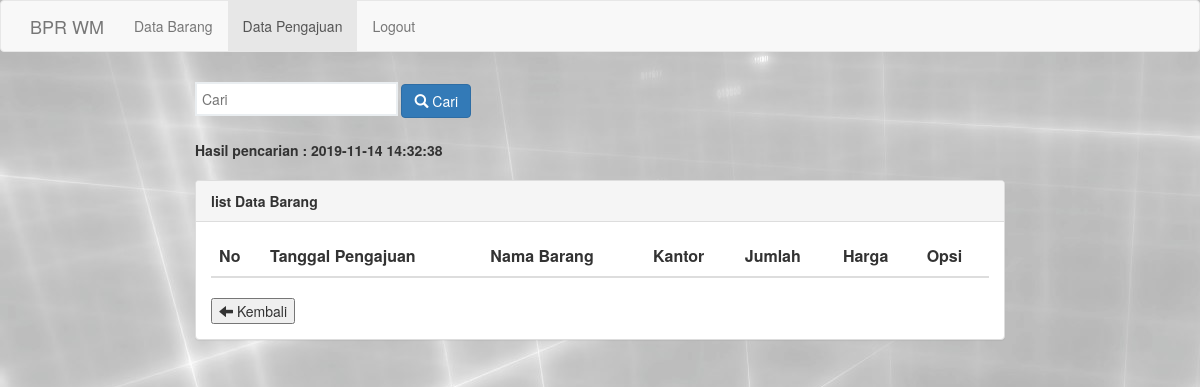
/admin/proses_search_pgj.php?cari=2019-11-14 14:32:38, run on an earlier commit of the app's database.
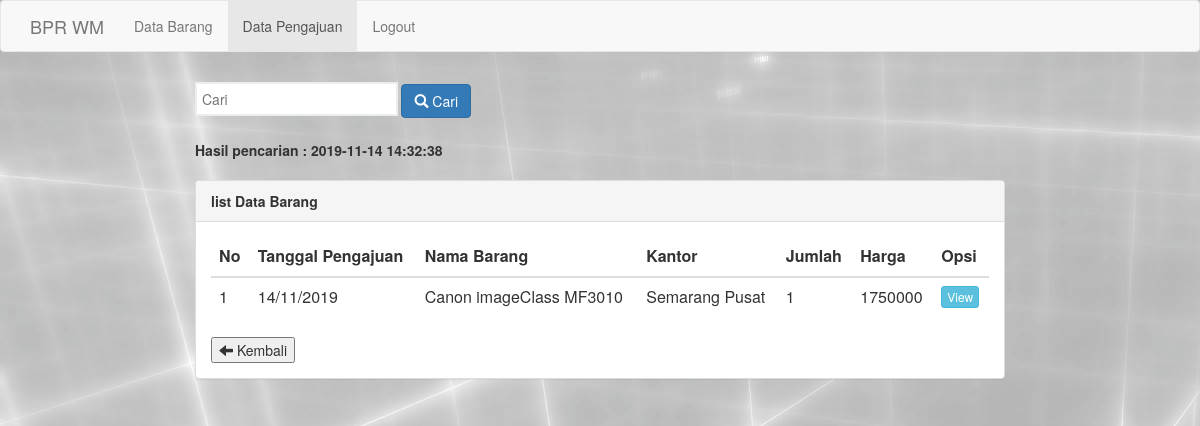
And on a later commit of the database.
### tables this page shows
CREATE TABLE `pengajuan_brg` (
  `id_pengajuan` int(5) NOT NULL,
  `tgl_pengajuan` timestamp NOT NULL DEFAULT CURRENT_TIMESTAMP,
  `nm_brg_pgj` varchar(50) NOT NULL,
  `nm_kantor_pgj` varchar(50) NOT NULL,
  `jml_brg_pgj` int(100) NOT NULL,
  `sat_brg_pgj` varchar(100) NOT NULL,
  `hrg_brg_pgj` int(20) NOT NULL,
  `tot_hrg_pgj` int(100) NOT NULL,
  `ket_pgj` text NOT NULL,
  `notif_pgj` varchar(100) NOT NULL DEFAULT 'Proses'
);

### admin/proses_search_pgj.php (the view, shortened to what this page needs)
<html>
<head>
  <link rel="stylesheet" type="text/css" href="assets/css/bootstrap.css">
</head>
<body>
   <nav class="navbar navbar-default">
          <div class="container">
            <div class="navbar-header">
              <a class="navbar-brand" href="www.bprwm.co.id">BPR WM</a>
            </div>
            <div class="collapse navbar-collapse" id="bs-example-navbar-collapse-1">
              <ul class="nav navbar-nav">
               <li><a href="index_data.php">Data Barang </a></li>
                <li class="active"><a href="index_pengajuan.php">Data Pengajuan <span class="sr-only">(current)</span></a></li>
                <li><a href="../logout.php">Logout</a></li>
              </ul>
            </div>
          </div>
        </nav>
  <div class="row">
    <div class="container-fuild">
      <div class="row">
        <div class="col-md-8 col-md-offset-2">
          <form action="proses_search.php" method="get">
          <input type="search" name="cari" placeholder="Cari" >
          <button action="proses_search.php" type="submit" class="btn btn-primary"><i class="glyphicon glyphicon-search" value="Cari"  ></i> Cari</button>
        </form>
        <?php
        include 'koneksi.php';
        if(isset($_GET['cari'])){
          $cari = $_GET['cari'];
          echo "<b>Hasil pencarian : ".$cari."</b>";
        }
        ?>
          <br>
          <br>
          <div class="panel panel-default">
            <div class="panel-heading">
              <span class="title"><b>list Data Barang</b></span>
            </div>
            <div class="panel-body">
              <table class="table table-stripped" width="100%">
                <thead>
                  <tr>
                    <th>No</th>
                    <th>Tanggal Pengajuan</th>
                    <th>Nama Barang</th>
                    <th>Kantor</th>
                    <th>Jumlah</th>
                    <th>Harga</th>
                    <th>Opsi</th>
                  </tr>
                </thead>
                <?php
                $lihat = '';
                if(isset($_GET['cari'])) {
                  $cari = $_GET['cari'];
                  $lihat = mysqli_query($connect,"SELECT * FROM pengajuan_brg WHERE tgl_pengajuan like '%".$cari."%' OR nm_kantor_pgj like '%".$cari."%'");
                }
                $no = 1;
                while ($data = mysqli_fetch_array($lihat)) {
                  ?>
                <tbody>
                  <tr>
                    <td><?php echo $no;?></td>
                    <td><?php echo date("d/m/Y", strtotime($data['tgl_pengajuan']))?></td>
                    <td><?php echo $data['nm_brg_pgj']?></td>
                    <td><?php echo $data['nm_kantor_pgj']?></td>
                    <td><?php echo $data['jml_brg_pgj']?></td>
                    <td><?php echo $data['hrg_brg_pgj']?></td>
                    <td>
                      <a href="view_pengajuan.php?id_pengajuan=<?php echo $data['id_pengajuan']?>" class="btn btn-info btn-xs"><i "></i>View </a>
                  </tr>
                </tbody>
                <?php $no++;
              }
                ?>
              </table>
              <button onclick="history.back(-1)"><i class="glyphicon glyphicon-arrow-left"></i> Kembali</a></button>
            </div>
          </div>
        </div>
      </div>
    </div>
  </div>
</body>
</html>

What changed in the data, as far as the page shows it:
added pengajuan_brg: tgl_pengajuan "14/11/2019", nm_brg_pgj "Canon imageClass MF3010", nm_kantor_pgj "Semarang Pusat", jml_brg_pgj "1", hrg_brg_pgj "1750000"
